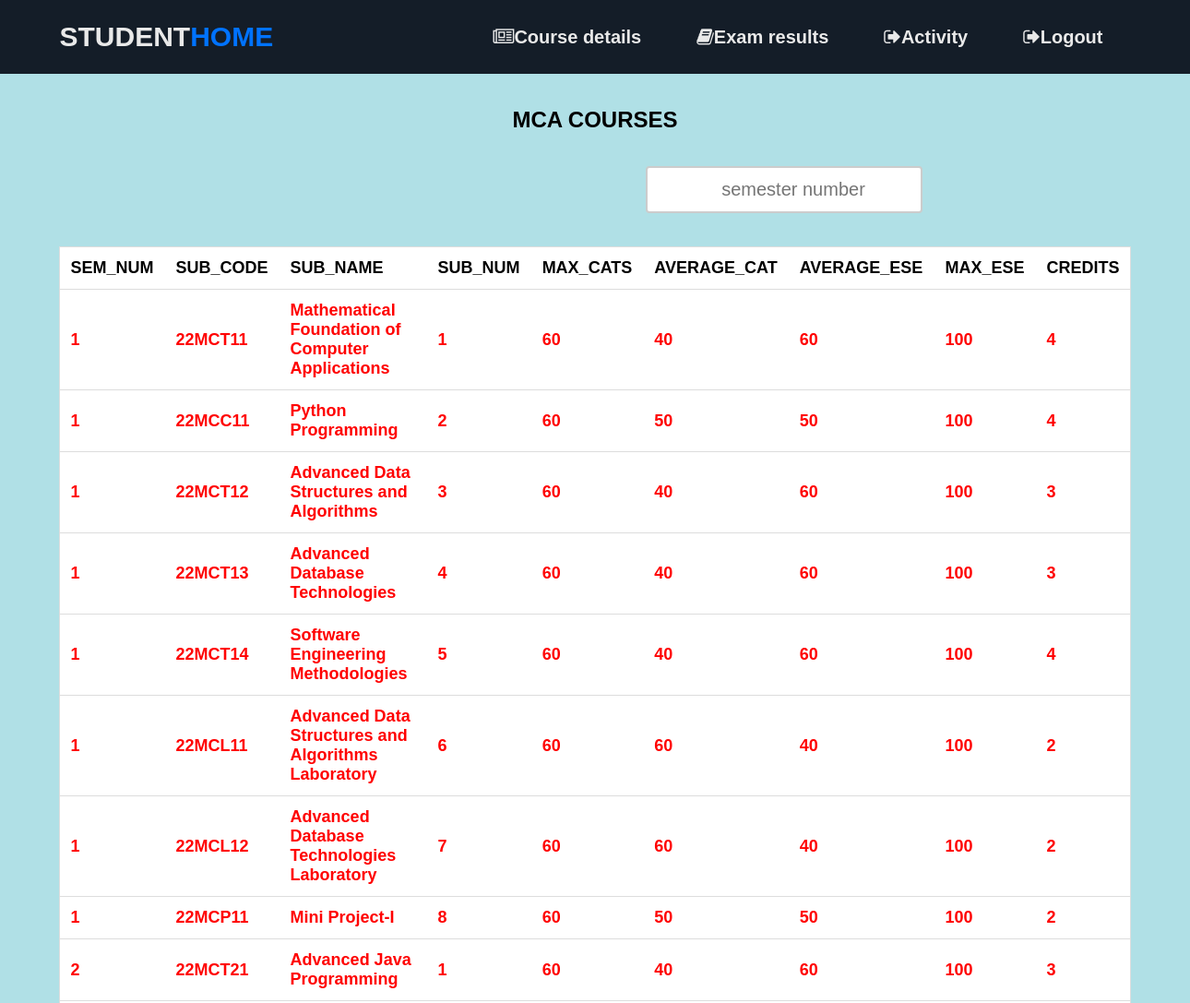
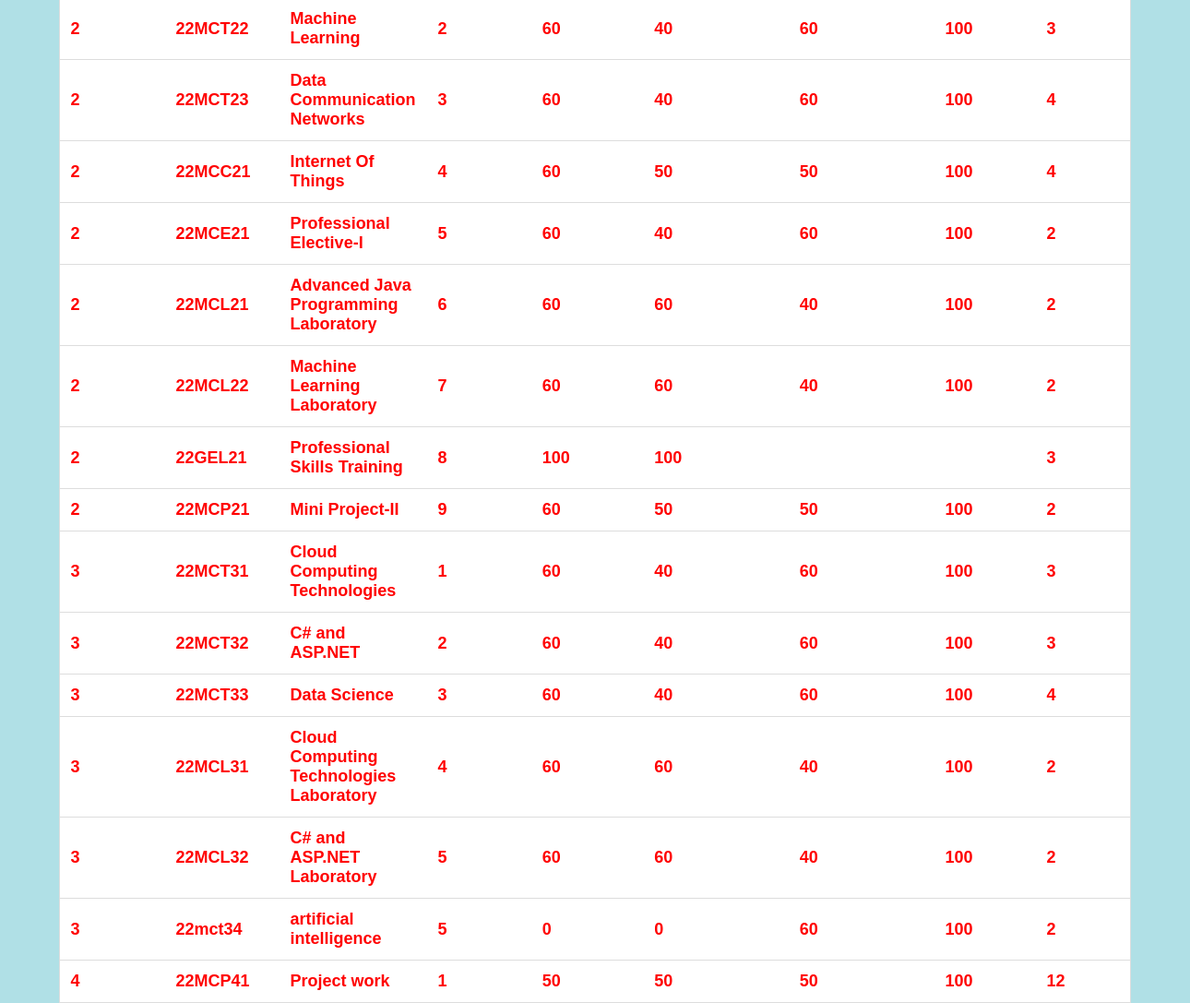
/courses.php, run on the app's committed database (2 pictures, top to bottom).
### tables this page shows
CREATE TABLE `subjects` (
  `sem_no` int(11) NOT NULL,
  `sub_code` varchar(9) NOT NULL,
  `sub_name` varchar(50) NOT NULL,
  `sub_no` int(2) NOT NULL,
  `max_cats` int(11) DEFAULT NULL,
  `average_cat` int(11) DEFAULT NULL,
  `average_ese` int(11) DEFAULT NULL,
  `max_ese` int(11) DEFAULT NULL,
  `credits` int(11) NOT NULL
);

### courses.php (the view, shortened to what this page needs)
<?php
include("student.php");
$conn = mysqli_connect("localhost", "root", "", "login");
$sql = " SELECT * FROM subjects order by sem_no,sub_no";
$result = mysqli_query($conn, $sql);
?>
<!DOCTYPE html>
<head>
    <link rel="stylesheet" href="admin_style.css"
    href="https://cdnjs.cloudflare.com/ajax/libs/font-awesome/4.7.0/css/font-awesome.min.css">
</head>
<body>
    <br></br>
    <section>
        <h1>MCA COURSES</h1><br></br>
        <div class="search">
        <input type="text" id="myInput" onkeyup="myFunction()"
            placeholder="semester number" title="Type in number">
        </div>
        <br></br>
        <table id="myTable">
            <tr>
                <th>SEM_NUM</th>
                <th>SUB_CODE</th>
                <th>SUB_NAME</th>
                <th>SUB_NUM</th>
                <th>MAX_CATS</th>
                <th>AVERAGE_CAT</th>
                <th>AVERAGE_ESE</th>
                <th>MAX_ESE</th>
                <th>CREDITS</th>
            </tr>
            <?php
                while($rows=$result->fetch_assoc())
                {
            ?>
            <tr>
                <td><?php echo $rows['sem_no'];?></td>
                <td><?php echo $rows['sub_code'];?></td>
                <td><?php echo $rows['sub_name'];?></td>
                <td><?php echo $rows['sub_no'];?></td>
                <td><?php echo $rows['max_cats'];?></td>
                <td><?php echo $rows['average_cat'];?></td>
                <td><?php echo $rows['average_ese'];?></td>
                <td><?php echo $rows['max_ese'];?></td>
                <td><?php echo $rows['credits'];?></td>
            </tr>
            <?php
                }
            ?>
        </table>
    </section>
</body>
</html>

### student.php (shortened to what this page needs)
<!DOCTYPE html>
<html>
<head>
   <link rel="stylesheet"  href="https://cdnjs.cloudflare.com/ajax/libs/font-awesome/4.7.0/css/font-awesome.min.css">
</head>
<body>
<div class="menu-bar">
<h1 class="logo">STUDENT<span>HOME</span></h1>
    <ul>
      <li><a href="courses.php"><i class="fa fa-newspaper-o" aria-hidden="true"></i></i><b>Course details</b></a></li>
      <li><a href="result.php"><i class="fa fa-book" aria-hidden="true"></i></i><b>Exam results</b></a></li>
      <li><a href="activity.php"><i class="fa fa-sign-out" aria-hidden="true"></i><b>Activity</b></a></li>
      <li><a onclick="sure()"><i class="fa fa-sign-out" aria-hidden="true"></i><b>Logout</b></a></li>
    </ul>
</div>
</body>
</html>

### student.php (style rules this page uses)
:root { --color-primary: #0073ff; --color-white: #e9e9e9; --color-black: #141d28; --color-black-1: #212b38; }
* { margin: 0; padding: 0; box-sizing: border-box; }
body { font-family: sans-serif; }
.logo { color: var(--color-white); font-size: 30px; }
.logo span { color: var(--color-primary); }
.menu-bar { background-color: var(--color-black); height: 80px; width: 100%; display: flex; justify-content: space-between; align-items: center; padding: 0 5%; position: relative; }
.menu-bar ul { list-style: none; display: flex; }
.menu-bar ul li { padding: 10px 30px; position: relative; }
.menu-bar ul li a { font-size: 20px; color: var(--color-white); text-decoration: none; transition: all 0.3s; float:left; }

### courses.php (style rules this page uses)
h1 { text-align: center; }
body { background:Powderblue; font-family:sans-serif; }
input[type=text] { width: 300px; box-sizing: border-box; border: 2px solid #ccc; border-radius: 4px; font-size: 20px; color:bold red; background-color: white; margin-right: 280px; margin-left: 700px; background-image: url('searchicon.png'); background-position: 10px 10px; background-repeat: no-repeat; padding: 12px 20px 12px 40px; text-align:center; }
i { margin: 0 auto; }
#myTable { border-collapse: collapse; width: 90%; border: 1px solid #ddd; font-size: 18px; margin-left: auto; margin-right: auto; background-color:white; color:white; }
#myTable th { text-align: left; padding: 12px; color:black; }
#myTable td { text-align: left; padding: 12px; font-weight:bold; font-size:100%; color:red; }
#myTable tr { border-bottom: 1px solid #ddd; }

### data on the page
subjects: sem_no "1", sub_code "22MCT11", sub_name "Mathematical Foundation of Computer Applications", sub_no "1", max_cats "60", average_cat "40", average_ese "60", max_ese "100", credits "4"
subjects: sem_no "1", sub_code "22MCC11", sub_name "Python Programming", sub_no "2", max_cats "60", average_cat "50", average_ese "50", max_ese "100", credits "4"
subjects: sem_no "1", sub_code "22MCT12", sub_name "Advanced Data Structures and Algorithms", sub_no "3", max_cats "60", average_cat "40", average_ese "60", max_ese "100", credits "3"
subjects: sem_no "1", sub_code "22MCT13", sub_name "Advanced Database Technologies", sub_no "4", max_cats "60", average_cat "40", average_ese "60", max_ese "100", credits "3"
subjects: sem_no "1", sub_code "22MCT14", sub_name "Software Engineering Methodologies", sub_no "5", max_cats "60", average_cat "40", average_ese "60", max_ese "100", credits "4"
subjects: sem_no "1", sub_code "22MCL11", sub_name "Advanced Data Structures and Algorithms Laboratory", sub_no "6", max_cats "60", average_cat "60", average_ese "40", max_ese "100", credits "2"
subjects: sem_no "1", sub_code "22MCL12", sub_name "Advanced Database Technologies Laboratory", sub_no "7", max_cats "60", average_cat "60", average_ese "40", max_ese "100", credits "2"
subjects: sem_no "1", sub_code "22MCP11", sub_name "Mini Project-I", sub_no "8", max_cats "60", average_cat "50", average_ese "50", max_ese "100", credits "2"
subjects: sem_no "2", sub_code "22MCT21", sub_name "Advanced Java Programming", sub_no "1", max_cats "60", average_cat "40", average_ese "60", max_ese "100", credits "3"
subjects: sem_no "2", sub_code "22MCT22", sub_name "Machine Learning", sub_no "2", max_cats "60", average_cat "40", average_ese "60", max_ese "100", credits "3"
subjects: sem_no "2", sub_code "22MCT23", sub_name "Data Communication Networks", sub_no "3", max_cats "60", average_cat "40", average_ese "60", max_ese "100", credits "4"
subjects: sem_no "2", sub_code "22MCC21", sub_name "Internet Of Things", sub_no "4", max_cats "60", average_cat "50", average_ese "50", max_ese "100", credits "4"
subjects: sem_no "2", sub_code "22MCE21", sub_name "Professional Elective-I", sub_no "5", max_cats "60", average_cat "40", average_ese "60", max_ese "100", credits "2"
subjects: sem_no "2", sub_code "22MCL21", sub_name "Advanced Java Programming Laboratory", sub_no "6", max_cats "60", average_cat "60", average_ese "40", max_ese "100", credits "2"
subjects: sem_no "2", sub_code "22MCL22", sub_name "Machine Learning Laboratory", sub_no "7", max_cats "60", average_cat "60", average_ese "40", max_ese "100", credits "2"
subjects: sem_no "2", sub_code "22GEL21", sub_name "Professional Skills Training", sub_no "8", max_cats "100", average_cat "100", credits "3"
subjects: sem_no "2", sub_code "22MCP21", sub_name "Mini Project-II", sub_no "9", max_cats "60", average_cat "50", average_ese "50", max_ese "100", credits "2"
subjects: sem_no "3", sub_code "22MCT31", sub_name "Cloud Computing Technologies", sub_no "1", max_cats "60", average_cat "40", average_ese "60", max_ese "100", credits "3"
subjects: sem_no "3", sub_code "22MCT32", sub_name "C# and ASP.NET", sub_no "2", max_cats "60", average_cat "40", average_ese "60", max_ese "100", credits "3"
subjects: sem_no "3", sub_code "22MCT33", sub_name "Data Science", sub_no "3", max_cats "60", average_cat "40", average_ese "60", max_ese "100", credits "4"
subjects: sem_no "3", sub_code "22MCL31", sub_name "Cloud Computing Technologies Laboratory", sub_no "4", max_cats "60", average_cat "60", average_ese "40", max_ese "100", credits "2"
subjects: sem_no "3", sub_code "22MCL32", sub_name "C# and ASP.NET Laboratory", sub_no "5", max_cats "60", average_cat "60", average_ese "40", max_ese "100", credits "2"
subjects: sem_no "3", sub_code "22mct34", sub_name "artificial intelligence", sub_no "5", max_cats "0", average_cat "0", average_ese "60", max_ese "100", credits "2"
subjects: sem_no "4", sub_code "22MCP41", sub_name "Project work", sub_no "1", max_cats "50", average_cat "50", average_ese "50", max_ese "100", credits "12"
